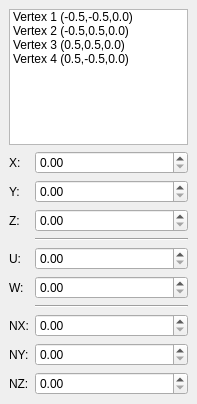
<?xml version="1.0" encoding="UTF-8"?>
<ui version="4.0">
 <class>VertexDataDockWidget</class>
 <widget class="QDockWidget" name="VertexDataDockWidget">
  <property name="geometry">
   <rect>
    <x>0</x>
    <y>0</y>
    <width>197</width>
    <height>404</height>
   </rect>
  </property>
  <property name="windowTitle">
   <string>DockWidget</string>
  </property>
  <widget class="QWidget" name="dockWidgetContents">
   <layout class="QVBoxLayout" name="verticalLayout">
    <item>
     <widget class="QListWidget" name="listWidget">
      <item>
       <property name="text">
        <string>Vertex 1 (-0.5,-0.5,0.0)</string>
       </property>
      </item>
      <item>
       <property name="text">
        <string>Vertex 2 (-0.5,0.5,0.0)</string>
       </property>
      </item>
      <item>
       <property name="text">
        <string>Vertex 3 (0.5,0.5,0.0)</string>
       </property>
      </item>
      <item>
       <property name="text">
        <string>Vertex 4 (0.5,-0.5,0.0)</string>
       </property>
      </item>
     </widget>
    </item>
    <item>
     <layout class="QFormLayout" name="formLayout">
      <property name="fieldGrowthPolicy">
       <enum>QFormLayout::AllNonFixedFieldsGrow</enum>
      </property>
      <item row="0" column="0">
       <widget class="QLabel" name="label">
        <property name="text">
         <string>X:</string>
        </property>
       </widget>
      </item>
      <item row="0" column="1">
       <widget class="QDoubleSpinBox" name="doubleSpinBox"/>
      </item>
      <item row="1" column="0">
       <widget class="QLabel" name="label_2">
        <property name="text">
         <string>Y:</string>
        </property>
       </widget>
      </item>
      <item row="1" column="1">
       <widget class="QDoubleSpinBox" name="doubleSpinBox_2"/>
      </item>
      <item row="2" column="0">
       <widget class="QLabel" name="label_3">
        <property name="text">
         <string>Z:</string>
        </property>
       </widget>
      </item>
      <item row="2" column="1">
       <widget class="QDoubleSpinBox" name="doubleSpinBox_3"/>
      </item>
      <item row="3" column="0">
       <widget class="Line" name="line_2">
        <property name="orientation">
         <enum>Qt::Horizontal</enum>
        </property>
       </widget>
      </item>
      <item row="3" column="1">
       <widget class="Line" name="line">
        <property name="orientation">
         <enum>Qt::Horizontal</enum>
        </property>
       </widget>
      </item>
      <item row="4" column="0">
       <widget class="QLabel" name="label_4">
        <property name="text">
         <string>U:</string>
        </property>
       </widget>
      </item>
      <item row="4" column="1">
       <widget class="QDoubleSpinBox" name="doubleSpinBox_4"/>
      </item>
      <item row="5" column="0">
       <widget class="QLabel" name="label_5">
        <property name="text">
         <string>W:</string>
        </property>
       </widget>
      </item>
      <item row="5" column="1">
       <widget class="QDoubleSpinBox" name="doubleSpinBox_5"/>
      </item>
      <item row="6" column="0">
       <widget class="Line" name="line_5">
        <property name="orientation">
         <enum>Qt::Horizontal</enum>
        </property>
       </widget>
      </item>
      <item row="6" column="1">
       <widget class="Line" name="line_3">
        <property name="orientation">
         <enum>Qt::Horizontal</enum>
        </property>
       </widget>
      </item>
      <item row="7" column="0">
       <widget class="QLabel" name="label_6">
        <property name="text">
         <string>NX:</string>
        </property>
       </widget>
      </item>
      <item row="7" column="1">
       <widget class="QDoubleSpinBox" name="doubleSpinBox_6"/>
      </item>
      <item row="8" column="0">
       <widget class="QLabel" name="label_8">
        <property name="text">
         <string>NY:</string>
        </property>
       </widget>
      </item>
      <item row="8" column="1">
       <widget class="QDoubleSpinBox" name="doubleSpinBox_7"/>
      </item>
      <item row="9" column="0">
       <widget class="QLabel" name="label_7">
        <property name="text">
         <string>NZ:</string>
        </property>
       </widget>
      </item>
      <item row="9" column="1">
       <widget class="QDoubleSpinBox" name="doubleSpinBox_8"/>
      </item>
     </layout>
    </item>
   </layout>
  </widget>
 </widget>
 <resources/>
 <connections/>
</ui>
